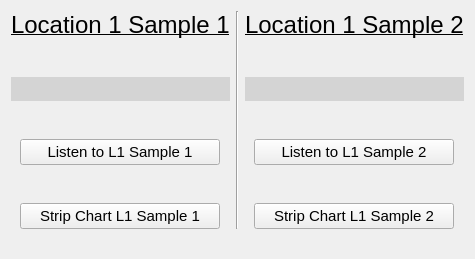
             <widget class="QWidget" name="L1_tab">
              <property name="font">
               <font>
                <weight>9</weight>
                <italic>false</italic>
                <bold>false</bold>
               </font>
              </property>
              <attribute name="title">
               <string>L1</string>
              </attribute>
              <layout class="QGridLayout" name="gridLayout_7">
               <property name="bottomMargin">
                <number>30</number>
               </property>
               <property name="verticalSpacing">
                <number>38</number>
               </property>
               <item row="0" column="0" alignment="Qt::AlignHCenter">
                <widget class="QLabel" name="L1_S1_label">
                 <property name="maximumSize">
                  <size>
                   <width>16777215</width>
                   <height>40</height>
                  </size>
                 </property>
                 <property name="font">
                  <font>
                   <family>Arial</family>
                   <pointsize>18</pointsize>
                   <weight>50</weight>
                   <italic>false</italic>
                   <bold>false</bold>
                   <underline>true</underline>
                  </font>
                 </property>
                 <property name="text">
                  <string>Location 1 Sample 1</string>
                 </property>
                </widget>
               </item>
               <item row="0" column="1" rowspan="4">
                <widget class="Line" name="line">
                 <property name="orientation">
                  <enum>Qt::Vertical</enum>
                 </property>
                </widget>
               </item>
               <item row="0" column="2" alignment="Qt::AlignHCenter">
                <widget class="QLabel" name="L1_l2_label">
                 <property name="font">
                  <font>
                   <family>Arial</family>
                   <pointsize>18</pointsize>
                   <weight>50</weight>
                   <italic>false</italic>
                   <bold>false</bold>
                   <underline>true</underline>
                  </font>
                 </property>
                 <property name="text">
                  <string>Location 1 Sample 2</string>
                 </property>
                </widget>
               </item>
               <item row="1" column="0">
                <widget class="QLabel" name="L1_S1_input_label">
                 <property name="styleSheet">
                  <string notr="true">background-color: rgb(212, 212, 212);
font: 10pt &quot;Arial&quot;;
text-decoration: none;
    padding: 5px; /* Adjust the padding as needed */</string>
                 </property>
                 <property name="frameShape">
                  <enum>QFrame::NoFrame</enum>
                 </property>
                 <property name="text">
                  <string/>
                 </property>
                </widget>
               </item>
               <item row="1" column="2">
                <widget class="QLabel" name="L1_S2_input_label">
                 <property name="styleSheet">
                  <string notr="true">background-color: rgb(212, 212, 212);
font: 10pt &quot;Arial&quot;;
text-decoration: none;
    padding: 5px; /* Adjust the padding as needed */</string>
                 </property>
                 <property name="frameShape">
                  <enum>QFrame::NoFrame</enum>
                 </property>
                 <property name="text">
                  <string/>
                 </property>
                </widget>
               </item>
               <item row="2" column="0" alignment="Qt::AlignHCenter">
                <widget class="QPushButton" name="L1_S1_listen_pushButton">
                 <property name="minimumSize">
                  <size>
                   <width>200</width>
                   <height>0</height>
                  </size>
                 </property>
                 <property name="font">
                  <font>
                   <family>Arial</family>
                   <pointsize>11</pointsize>
                   <weight>50</weight>
                   <italic>false</italic>
                   <bold>false</bold>
                  </font>
                 </property>
                 <property name="text">
                  <string>Listen to L1 Sample 1</string>
                 </property>
                </widget>
               </item>
               <item row="2" column="2" alignment="Qt::AlignHCenter">
                <widget class="QPushButton" name="L1_S2_listen_pushButton">
                 <property name="minimumSize">
                  <size>
                   <width>200</width>
                   <height>0</height>
                  </size>
                 </property>
                 <property name="font">
                  <font>
                   <family>Arial</family>
                   <pointsize>11</pointsize>
                   <weight>50</weight>
                   <italic>false</italic>
                   <bold>false</bold>
                  </font>
                 </property>
                 <property name="text">
                  <string>Listen to L1 Sample 2</string>
                 </property>
                </widget>
               </item>
               <item row="3" column="0" alignment="Qt::AlignHCenter">
                <widget class="QPushButton" name="L1_S1_graph_pushButton">
                 <property name="minimumSize">
                  <size>
                   <width>200</width>
                   <height>0</height>
                  </size>
                 </property>
                 <property name="font">
                  <font>
                   <family>Arial</family>
                   <pointsize>11</pointsize>
                   <weight>50</weight>
                   <italic>false</italic>
                   <bold>false</bold>
                  </font>
                 </property>
                 <property name="text">
                  <string>Strip Chart L1 Sample 1</string>
                 </property>
                </widget>
               </item>
               <item row="3" column="2" alignment="Qt::AlignHCenter">
                <widget class="QPushButton" name="L1_S2_graph_pushButton">
                 <property name="minimumSize">
                  <size>
                   <width>200</width>
                   <height>0</height>
                  </size>
                 </property>
                 <property name="font">
                  <font>
                   <family>Arial</family>
                   <pointsize>11</pointsize>
                   <weight>50</weight>
                   <italic>false</italic>
                   <bold>false</bold>
                  </font>
                 </property>
                 <property name="text">
                  <string>Strip Chart L1 Sample 2</string>
                 </property>
                </widget>
               </item>
              </layout>
             </widget>
